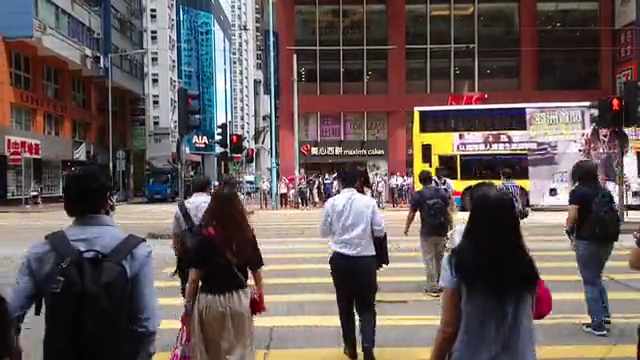
#> input picture frame 63 of computer_vision/opencv/Deep-Learning-with-OpenCV-DNN-Module/input/video_1.mp4, 640 x 360 px, given in place of dog.mp4, which was not available
$ python 3_video_player.py
#> lines starting #> are read from the running program, lines starting #| are printed output that depends on the picture
import cv2 as cv

cap = cv.VideoCapture("computer_vision/opencv/videos/dog.mp4")

new_width = 640
new_height = 480
new_dimension = (new_width, new_height)

if not cap.isOpened():
    print("Video ended or failed to load")
    exit()

while cap.isOpened():
    ret, frame = cap.read()
#> frame is the input picture: shape (360, 640, 3); mean B, G, R 88, 89.7, 102

    if not ret:
        print("Video streamed finish")
        break

    rescaled_frame = cv.resize(frame, new_dimension, interpolation=cv.INTER_AREA)
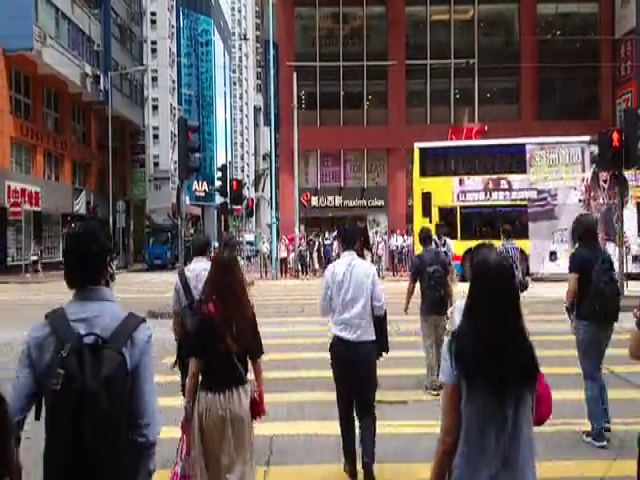
#> rescaled_frame: shape (480, 640, 3); mean B, G, R 88, 89.6, 101.9

    cv.imshow("Video sample", rescaled_frame)
    if cv.waitKey(33) & 0xFF == ord('q'):
#> (key q is pressed here)
        break

cap.release()
cv.destroyAllWindows()

$ run again, starting later in the video
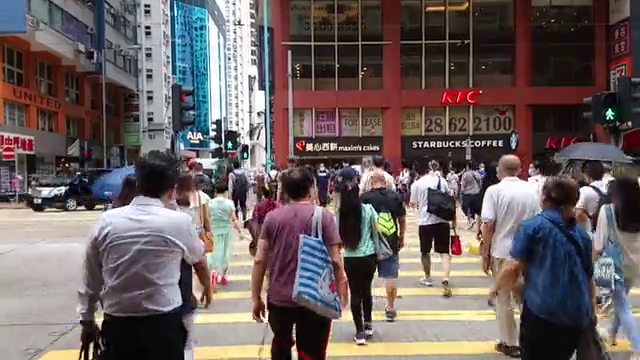
#> input picture frame 284 of computer_vision/opencv/Deep-Learning-with-OpenCV-DNN-Module/input/video_1.mp4, 640 x 360 px, given in place of dog.mp4, which was not available
#> frame is the input picture: shape (360, 640, 3); mean B, G, R 95, 95.4, 107.1
#> `rescaled_frame = cv.resize(frame, new_dimension, interpolation=cv.INTE..`:
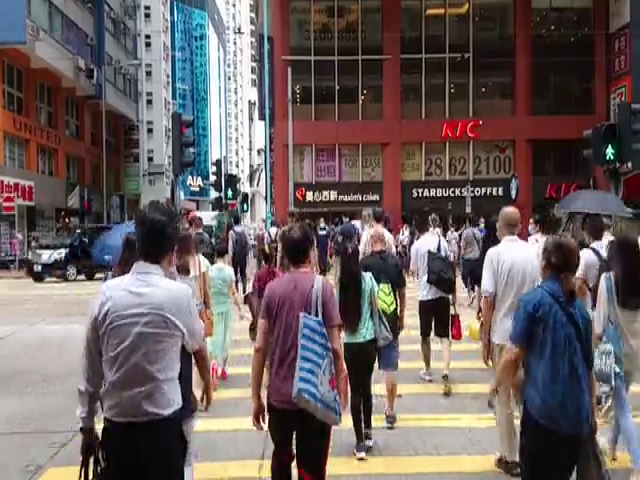
#> rescaled_frame: shape (480, 640, 3); mean B, G, R 94.9, 95.4, 107

$ run again, starting later in the video
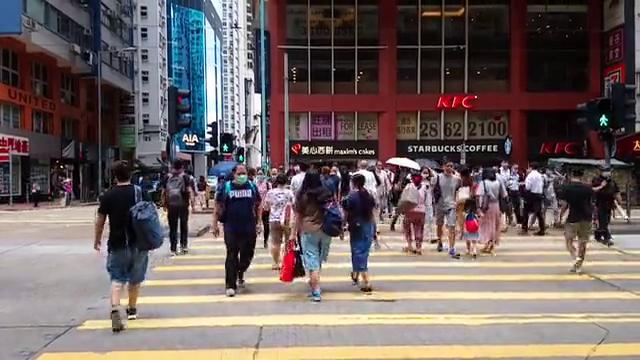
#> input picture frame 505 of computer_vision/opencv/Deep-Learning-with-OpenCV-DNN-Module/input/video_1.mp4, 640 x 360 px, given in place of dog.mp4, which was not available
#> frame is the input picture: shape (360, 640, 3); mean B, G, R 97.3, 99.3, 111.9
#> `rescaled_frame = cv.resize(frame, new_dimension, interpolation=cv.INTE..`:
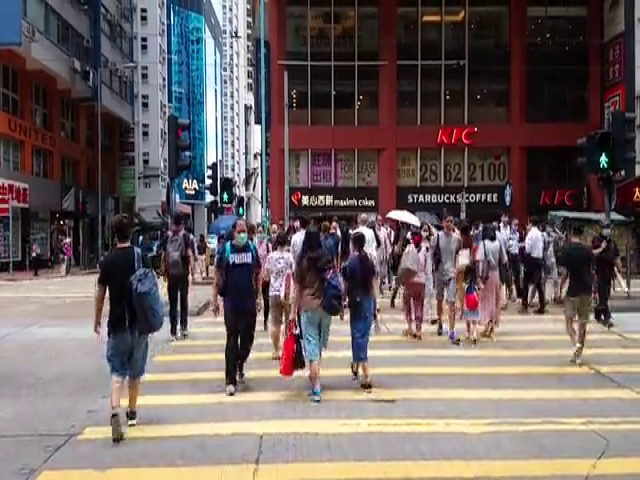
#> rescaled_frame: shape (480, 640, 3); mean B, G, R 97.2, 99.2, 111.8
